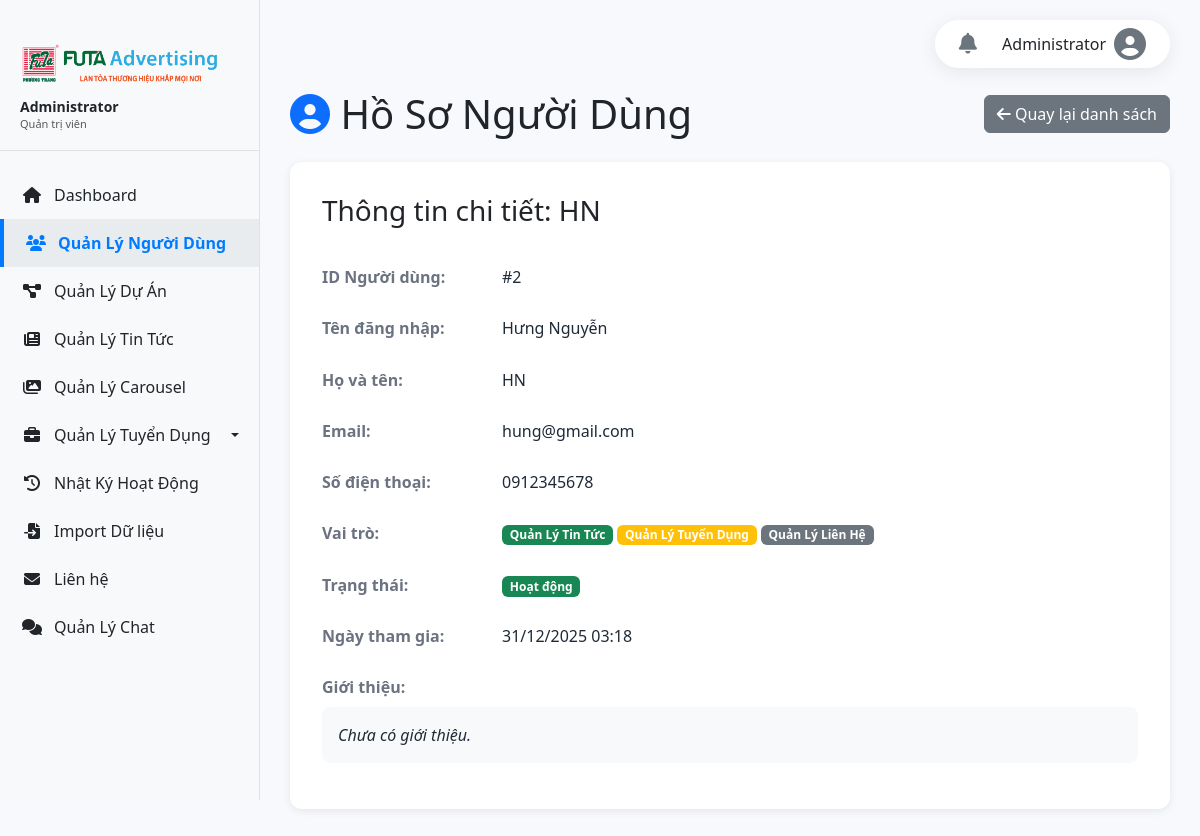
The page /admin/view_user.php?id=2 (signed in) on the database its author committed.
### tables this page shows
CREATE TABLE `users` (
  `id` int(11) NOT NULL,
  `username` varchar(100) DEFAULT NULL,
  `password` varchar(255) DEFAULT NULL,
  `fullname` varchar(255) DEFAULT NULL,
  `email` varchar(255) DEFAULT NULL,
  `phone` varchar(50) DEFAULT NULL,
  `avatar` varchar(255) DEFAULT NULL,
  `bio` text DEFAULT NULL,
  `role` varchar(255) DEFAULT 'user',
  `status` enum('active','inactive') DEFAULT 'active',
  `created_at` timestamp NOT NULL DEFAULT current_timestamp()
);

### admin/view_user.php (the view, shortened to what this page needs)
<?php
require_once 'auth_check.php';
$id = $_GET['id'];
$stmt = $conn->prepare("SELECT * FROM users WHERE id = ?");
$stmt->bind_param("i", $id);
$stmt->execute();
$result = $stmt->get_result();
$user = $result->fetch_assoc();
$roles = [
    'user' => 'Người Dùng',
    'admin' => 'Quản Trị Viên',
    'user_manager' => 'Quản Lý Người Dùng',
    'project_manager' => 'Quản Lý Dự Án',
    'carousel_manager' => 'Quản Lý Carousel',
    'news_manager' => 'Quản Lý Tin Tức',
    'recruitment_manager' => 'Quản Lý Tuyển Dụng',
    'contact_manager' => 'Quản Lý Liên Hệ',
    'chat_manager' => 'Quản Lý Chat'
];
$role_colors = [
    'user' => 'secondary', 'admin' => 'danger',
    'user_manager' => 'dark', 'project_manager' => 'primary',
    'carousel_manager' => 'info', 'blog_manager' => 'success',
    'news_manager' => 'success', 'recruitment_manager' => 'warning', 'contact_manager' => 'secondary',
    'chat_manager' => 'primary'
];
$status_text = ['active' => 'Hoạt động', 'inactive' => 'Không hoạt động'];
$status_colors = ['active' => 'success', 'inactive' => 'secondary'];
?>
<!DOCTYPE html>
<html lang="vi">
<head>
    <link href="https://cdn.jsdelivr.net/npm/bootstrap@5.3.3/dist/css/bootstrap.min.css" rel="stylesheet">
    <link rel="stylesheet" href="https://cdnjs.cloudflare.com/ajax/libs/font-awesome/6.5.2/css/all.min.css">
</head>
<body>
    <?php include 'sidebar.php'; ?>
    <div class="main-content">
        <div class="d-flex justify-content-between align-items-center mb-4">
            <h1 class="mb-0"><i class="fas fa-user-circle text-primary"></i> Hồ Sơ Người Dùng</h1>
            <a href="users.php" class="btn btn-secondary"><i class="fas fa-arrow-left"></i> Quay lại danh sách</a>
        </div>
        <div class="card profile-card">
            <div class="card-body">
                <h3 class="card-title mb-4">Thông tin chi tiết: <?php echo htmlspecialchars($user['fullname']); ?></h3>
                <ul class="list-group list-group-flush">
                    <li class="list-group-item"><strong>ID Người dùng:</strong> <span class="value">#<?php echo $user['id']; ?></span></li>
                    <li class="list-group-item"><strong>Tên đăng nhập:</strong> <span class="value"><?php echo htmlspecialchars($user['username']); ?></span></li>
                    <li class="list-group-item"><strong>Họ và tên:</strong> <span class="value"><?php echo htmlspecialchars($user['fullname']); ?></span></li>
                    <li class="list-group-item"><strong>Email:</strong> <span class="value"><?php echo htmlspecialchars($user['email']); ?></span></li>
                    <li class="list-group-item"><strong>Số điện thoại:</strong> <span class="value"><?php echo htmlspecialchars($user['phone'] ?: 'Chưa cập nhật'); ?></span></li>
                    <li class="list-group-item"><strong>Vai trò:</strong>
                        <span class="value">
                            <?php
                                $user_roles_arr = !empty($user['role']) ? explode(',', $user['role']) : [];
                                foreach ($user_roles_arr as $r) {
                                    $r = trim($r);
                                    echo '<span class="badge bg-'.($role_colors[$r] ?? 'secondary').' me-1">'.($roles[$r] ?? ucfirst($r)).'</span>';
                                }
                            ?>
                        </span>
                    </li>
                    <li class="list-group-item"><strong>Trạng thái:</strong> <span class="value"><span class="badge bg-<?php echo $status_colors[$user['status']] ?? 'secondary'; ?>"><?php echo $status_text[$user['status']] ?? ucfirst($user['status']); ?></span></span></li>
                    <li class="list-group-item"><strong>Ngày tham gia:</strong> <span class="value"><?php echo date('d/m/Y H:i', strtotime($user['created_at'])); ?></span></li>
                    <li class="list-group-item d-block align-items-start"><strong>Giới thiệu:</strong> <div class="value mt-2 bio-text"><?php echo htmlspecialchars($user['bio'] ?: 'Chưa có giới thiệu.'); ?></div></li>
                </ul>
            </div>
        </div>
    </div>
</body>
</html>

### admin/view_user.php (style rules this page uses)
body { background: #f7f9fc; }
.profile-card { border: none; border-radius: 12px; box-shadow: 0 2px 8px rgba(0,0,0,0.08); }
.profile-card .card-body { padding: 2rem; }
.profile-card .list-group-item { border: none; padding: .85rem 0; display: flex; align-items: center; }
.profile-card .list-group-item strong { min-width: 180px; display: inline-block; color: #6b7280; }
.profile-card .list-group-item .value { font-weight: 500; color: #1f2a37; }
.bio-text { white-space: pre-wrap; background-color: #f8f9fa; padding: 1rem; border-radius: 8px; font-style: italic; }

### admin/sidebar.php (style rules this page uses)
.main-content { margin-left: 260px; padding: 30px; padding-top: 90px; min-height: 100vh; }

### rows shown on the page
users: fullname "HN", id "2", username "Hưng Nguyễn", email "hung@gmail.com", phone "0912345678", role "Quản Lý Tin Tức", role "Quản Lý Tuyển Dụng", role "Quản Lý Liên Hệ", status "Hoạt động", created_at "31/12/2025 03:18", bio "Chưa có giới thiệu."

### other values the page prints
$_SESSION['admin_fullname'] "Administrator"
$display_role_str "Quản trị viên"
